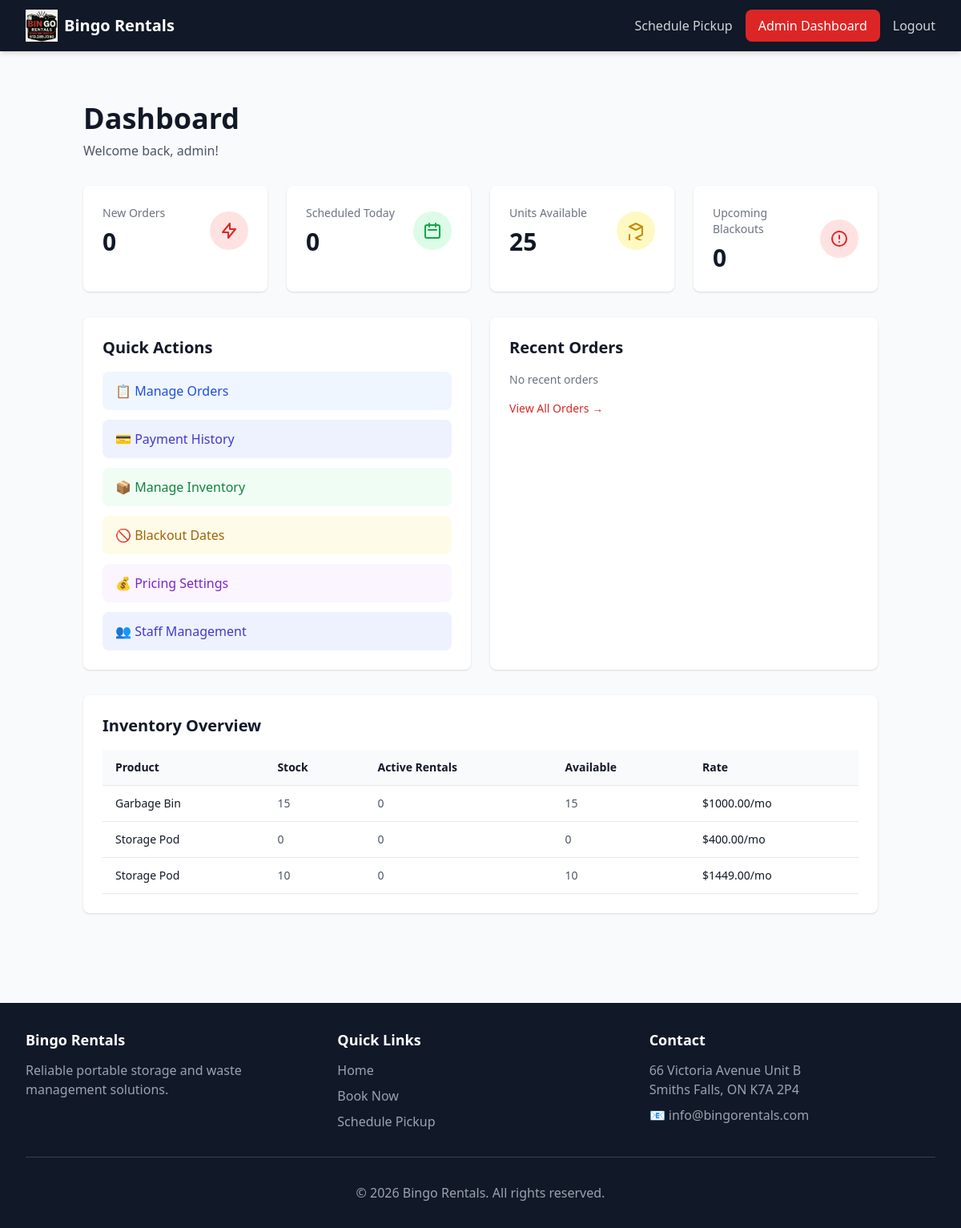
The app's page /dashboard/ (signed in), older data.
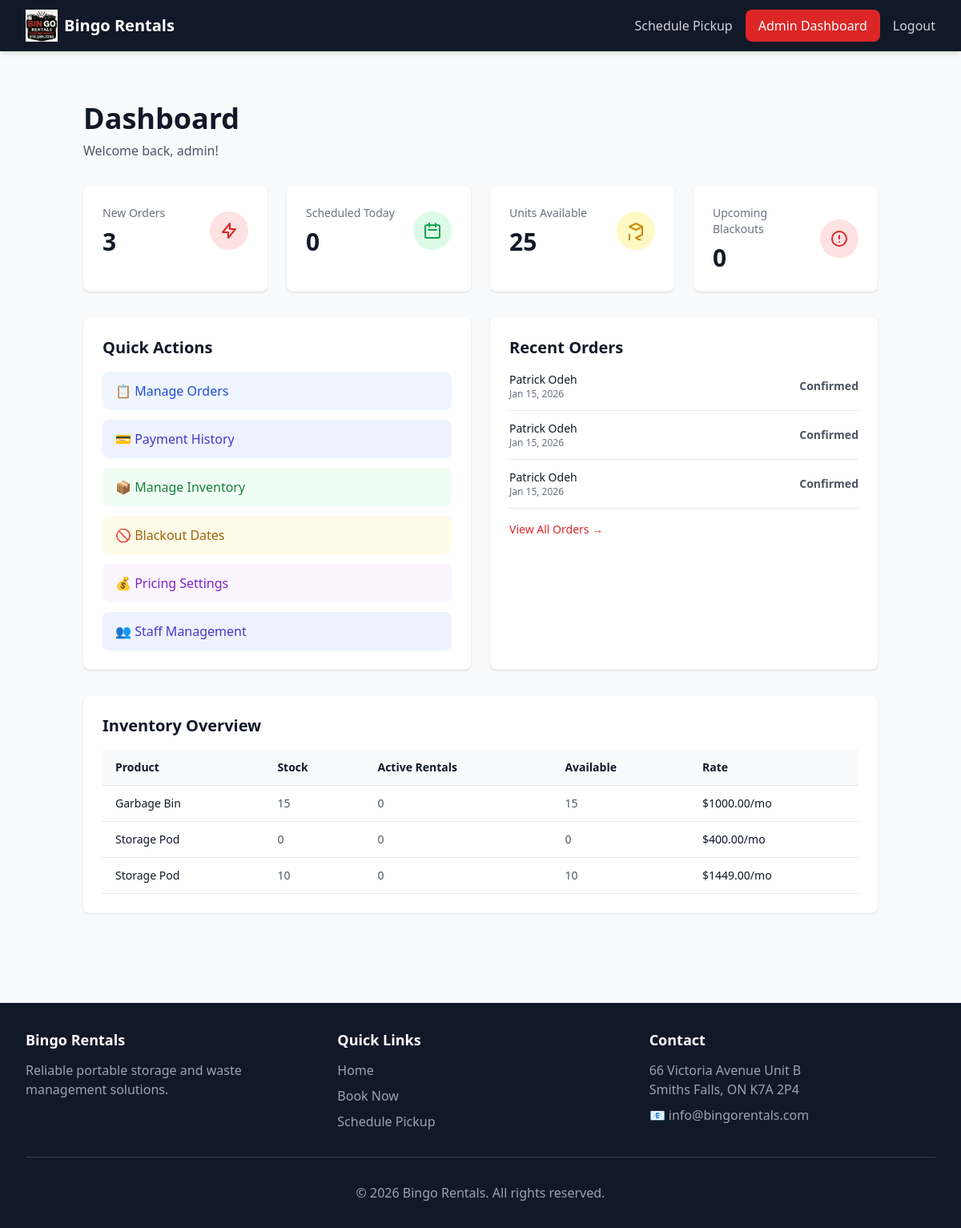
The same page, newer data.
### products/models.py (models this page shows, shortened)
class Product(models.Model):
    name = models.CharField(max_length=200)
    slug = models.SlugField(unique=True, blank=True)
    category = models.CharField(
        max_length=20,
        choices=ProductCategory.choices
    )
    description = models.TextField()
    size_description = models.CharField(
        max_length=100,
        help_text="e.g., '8ft or 16ft Units' or '10-Yard Dumpster'"
    )
    monthly_rate = models.DecimalField(
        max_digits=10,
        decimal_places=2,
        validators=[MinValueValidator(0)]
    )
    image = CloudinaryField('image', folder='bingo-rentals/products')
    stock_quantity = models.IntegerField(
        default=0,
        validators=[MinValueValidator(0)],
        help_text="Total available units"
    )
    is_active = models.BooleanField(default=True)
    created_at = models.DateTimeField(auto_now_add=True)
    updated_at = models.DateTimeField(auto_now=True)
    class Meta:
        ordering = ['category', 'name']

### bookings/models.py (models this page shows, shortened)
class Booking(models.Model):
    booking_id = models.UUIDField(
        default=uuid.uuid4,
        editable=False,
        unique=True
    )
    product = models.ForeignKey(
        Product,
        on_delete=models.PROTECT,
        related_name='bookings'
    )
    customer_name = models.CharField(max_length=200)
    customer_email = models.EmailField()
    country_code = models.CharField(max_length=5, default='+1', help_text="Phone country code")
    customer_phone = models.CharField(max_length=20)
    delivery_address = models.TextField(help_text="Full delivery address")
    delivery_city = models.CharField(max_length=100)
    delivery_state = models.CharField(max_length=50)
    delivery_zip = models.CharField(max_length=10)
    delivery_notes = models.TextField(blank=True)
    drop_off_date = models.DateField()
    pickup_date = models.DateField(null=True, blank=True)
    rental_months = models.IntegerField(
        default=1,
        validators=[MinValueValidator(1)]
    )
    monthly_rate = models.DecimalField(
        max_digits=10,
        decimal_places=2,
        help_text="Rate at time of booking"
    )
    transport_fee = models.DecimalField(
        max_digits=10,
        decimal_places=2,
        default=80.00,
        help_text="Transport/delivery+removal fee at time of booking"
    )
    total_amount = models.DecimalField(
        max_digits=10,
        decimal_places=2
    )
    stripe_payment_intent_id = models.CharField(max_length=200, blank=True)
    stripe_charge_id = models.CharField(max_length=200, blank=True)
    payment_status = models.CharField(
        max_length=20,
        default='pending',
        choices=[
            ('pending', 'Pending'),
            ('paid', 'Paid'),
            ('refunded', 'Refunded'),
            ('failed', 'Failed'),
        ]
    )
    status = models.CharField(
        max_length=20,
        choices=BookingStatus.choices,
        default=BookingStatus.PENDING
    )
    confirmation_email_sent = models.BooleanField(default=False)
    confirmation_sms_sent = models.BooleanField(default=False)
    drop_off_reminder_sent = models.BooleanField(default=False)
    pickup_reminder_sent = models.BooleanField(default=False)
    created_at = models.DateTimeField(auto_now_add=True)
    updated_at = models.DateTimeField(auto_now=True)
    confirmed_at = models.DateTimeField(null=True, blank=True)
    class Meta:
        ordering = ['-created_at']
        indexes = [
            models.Index(fields=['status', 'drop_off_date']),
            models.Index(fields=['customer_email']),
        ]

### dashboard/views.py (the view)
    def wrapper(request, *args, **kwargs):
        if not request.user.is_authenticated:
            return redirect('booking:staff_login')
        if not request.user.is_staff:
            messages.error(request, 'You do not have permission to access this page.')
            return redirect('home')
        return view_func(request, *args, **kwargs)

### dashboard/views.py (called while the page is built)
def staff_required(view_func):
    def wrapper(request, *args, **kwargs):
        if not request.user.is_authenticated:
            return redirect('booking:staff_login')
        if not request.user.is_staff:
            messages.error(request, 'You do not have permission to access this page.')
            return redirect('home')
        return view_func(request, *args, **kwargs)
    return wrapper

### templates/dashboard/home.html (shortened to what the changed rows need)
{% extends 'base.html' %}
{% block content %}
<div class="container mx-auto px-4 py-8">
    <div class="mb-8">
        <h1 class="text-4xl font-bold text-gray-900">Dashboard</h1>
    </div>
    <div class="grid grid-cols-1 md:grid-cols-2 lg:grid-cols-4 gap-6 mb-8">
        <div class="bg-white rounded-lg shadow p-6">
            <div class="flex items-center justify-between">
                <div>
                    <p class="text-gray-500 text-sm font-medium">New Orders</p>
                    <p class="text-3xl font-bold text-gray-900 mt-2">{{ new_orders_count }}</p>
                </div>
            </div>
        </div>
    </div>
    <div class="grid grid-cols-1 md:grid-cols-2 gap-6 mb-8">
        <div class="bg-white rounded-lg shadow p-6">
            <h2 class="text-xl font-bold text-gray-900 mb-4">Quick Actions</h2>
        </div>
        <div class="bg-white rounded-lg shadow p-6">
            <h2 class="text-xl font-bold text-gray-900 mb-4">Recent Orders</h2>
            <div class="space-y-3">
                {% if recent_orders %}
                    {% for booking in recent_orders|slice:":5" %}
                    <div class="flex items-center justify-between pb-3 border-b border-gray-200">
                        <div>
                            <p class="text-sm font-medium text-gray-900">{{ booking.customer_name }}</p>
                            <p class="text-xs text-gray-500">{{ booking.created_at|date:"M d, Y" }}</p>
                        </div>
                        <span class="text-sm font-semibold {% if booking.status == 'PENDING' %}text-yellow-600{% elif booking.status == 'CONFIRMED' %}text-red-600{% elif booking.status == 'COMPLETED' %}text-green-600{% elif booking.status == 'CANCELLED' %}text-red-600{% else %}text-gray-600{% endif %}">
                            {{ booking.get_status_display }}
                        </span>
                    </div>
                    {% endfor %}
                {% else %}
                    <p class="text-gray-500 text-sm">No recent orders</p>
                {% endif %}
            </div>
        </div>
    </div>
    <div class="bg-white rounded-lg shadow p-6">
        <h2 class="text-xl font-bold text-gray-900 mb-4">Inventory Overview</h2>
        <div class="overflow-x-auto">
            <table class="w-full text-left">
                <thead class="bg-gray-50 border-b border-gray-200">
                    <tr>
                        <th class="px-4 py-3 text-sm font-semibold text-gray-900">Product</th>
                        <th class="px-4 py-3 text-sm font-semibold text-gray-900">Stock</th>
                        <th class="px-4 py-3 text-sm font-semibold text-gray-900">Active Rentals</th>
                        <th class="px-4 py-3 text-sm font-semibold text-gray-900">Available</th>
                        <th class="px-4 py-3 text-sm font-semibold text-gray-900">Rate</th>
                    </tr>
                </thead>
                <tbody>
                    {% if products %}
                        {% for product in products %}
                        <tr class="border-b border-gray-200 hover:bg-gray-50">
                            <td class="px-4 py-3 text-sm text-gray-900 font-medium">{{ product.name }}</td>
                            <td class="px-4 py-3 text-sm text-gray-600">{{ product.stock_quantity }}</td>
                            <td class="px-4 py-3 text-sm text-gray-600">{{ product.active_rentals_count|default:"0" }}</td>
                            <td class="px-4 py-3 text-sm text-gray-600">{{ product.available_units|default:product.stock_quantity }}</td>
                            <td class="px-4 py-3 text-sm text-gray-900 font-medium">${{ product.monthly_rate }}/mo</td>
                        </tr>
                        {% endfor %}
                    {% else %}
                        <tr>
                            <td colspan="5" class="px-4 py-3 text-center text-gray-500">No products available</td>
                        </tr>
                    {% endif %}
                </tbody>
            </table>
        </div>
    </div>
</div>
{% endblock %}

Row changes from the older to the newer data that the page shows:
added Booking: customer_name "Patrick Odeh", created_at "Jan 15, 2026", status "Confirmed"
added Booking: customer_name "Patrick Odeh", created_at "Jan 15, 2026", status "Confirmed"
added Booking: customer_name "Patrick Odeh", created_at "Jan 15, 2026", status "Confirmed"
Text that changed along with them:
{{ new_orders_count }}: "0" → "3"
text no longer shown: "No recent orders"
